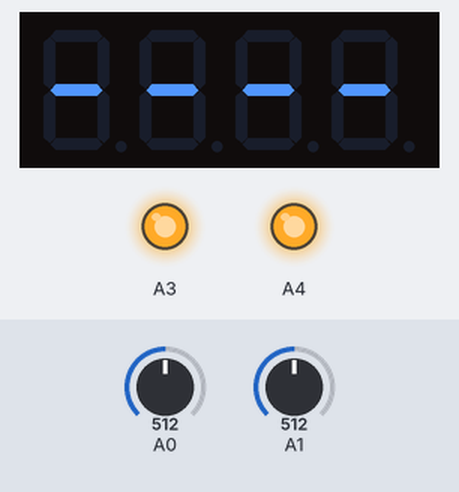
The sketch below on a simulated Arduino Uno, built with avr-gcc and run on an emulated ATmega328P. Shown: 4-digit seven-segment display, output pins drawn as LEDs (lit = HIGH). Inputs (shaded band) come from the test bench; at power-on: A0 = 512, A1 = 512.

Above: at 2.8 s.
2.9 s: A0 set to 664
4.4 s: A0 set to 686
At 5.9 s:
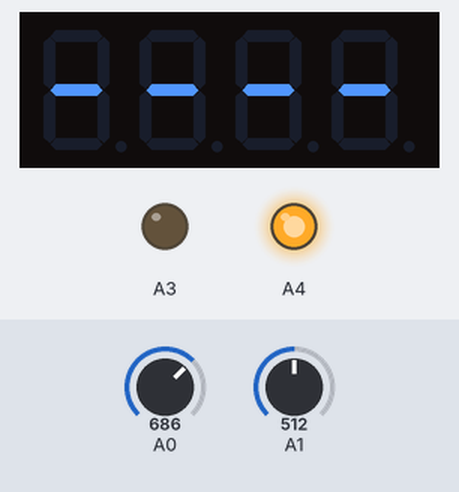
6.5 s: A1 set to 217
8.2 s: A1 set to 196
At 10.2 s:
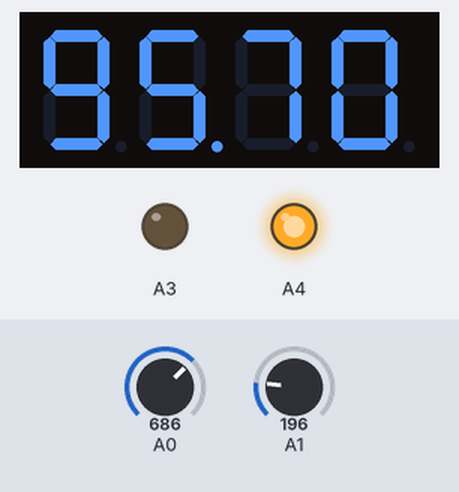
10.5 s: A0 set to 511
At 11.7 s:
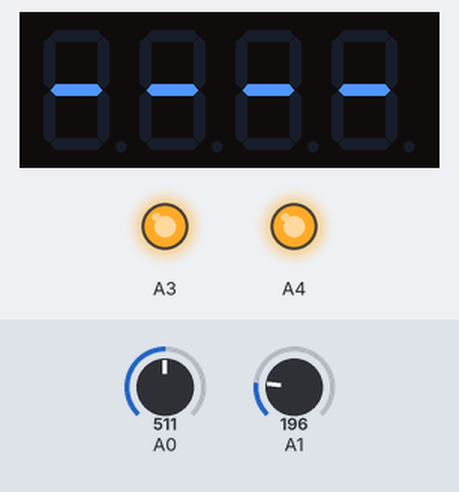
12.5 s: A1 set to 100
14.2 s: A1 set to 86
At 16.0 s:
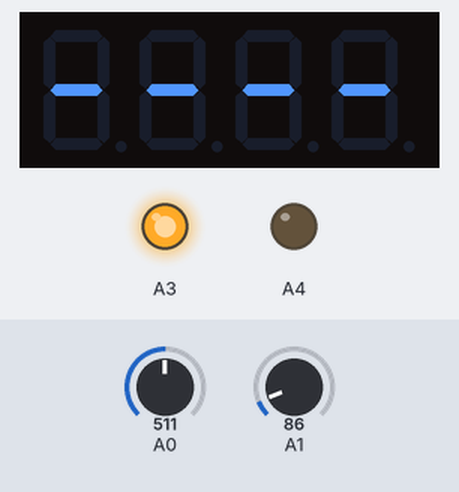
Timing chart, 0 to 17.5 s (numbered marks = the images above; inputs shaded):
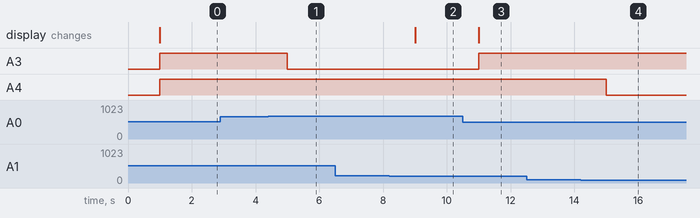

Measured:
- the behaviour switches between 671 and 672 on A0 (found by bisection; images 0 and 1)
- the behaviour switches between 205 and 204 on A1 (found by bisection; images 1 and 2)
- the behaviour switches between 93 and 92 on A1 (found by bisection; images 3 and 4)
- after the input at 2.9 s, every drawn part: stays the same
- after the input at 4.4 s, A3: HIGH → LOW after 0.60 s
- after the input at 6.5 s, every drawn part: stays the same
- after the input at 8.2 s, the display: changes after 0.80 s (image 2)
- after the input at 10.5 s, A3: LOW → HIGH after 0.50 s; the display: changes after 0.50 s (image 3)
- after the input at 12.5 s, every drawn part: stays the same
- after the input at 14.2 s, A4: HIGH → LOW after 0.80 s

The sketch:

PSUTEMP.ino
```cpp
#include "SevSeg.h"
SevSeg sevseg;


unsigned long timer;
int CentSec=0;
int temp1;
int temp2;

void setup() {

  // sevseg.Begin(1,2,3,4,5,6,7,8,9,10,11,12,13);

  byte numDigits = 4;
  byte digitPins[] = {
    2, 3, 4,    };
  byte segmentPins[] = {
    6, 7, 8, 9, 10, 11, 12, 13  };
  sevseg.begin(COMMON_ANODE, numDigits, digitPins, segmentPins);

  timer=millis();
  pinMode(A3, OUTPUT);
  pinMode(A4, OUTPUT);

  //Serial.begin(9600);

}

void loop() {
  // sevseg.PrintOutput();

  //Serial.println(temp);
      sevseg.refreshDisplay();

  unsigned long mils=millis();
  if (mils-timer>=1000) {
    timer=mils;
    CentSec++;

    temp1=(analogRead(0)*50000/1024);
    temp2=(analogRead(1)*50000/1024);

    if (temp1 > temp2) {
      sevseg.setNumber(temp1, 2);


    }
    if (temp2 >= temp1) {
      sevseg.setNumber(temp2, 2);

    }


  }


  if (temp1 > 5500){
    digitalWrite(A3, HIGH);
  }
  if (temp1 < 4500){
    digitalWrite(A3, LOW);
  }

  if (temp2 > 5500){
    digitalWrite(A4, HIGH);
  }
  if (temp2 < 4500){
    digitalWrite(A4, LOW);
  }
}
```
